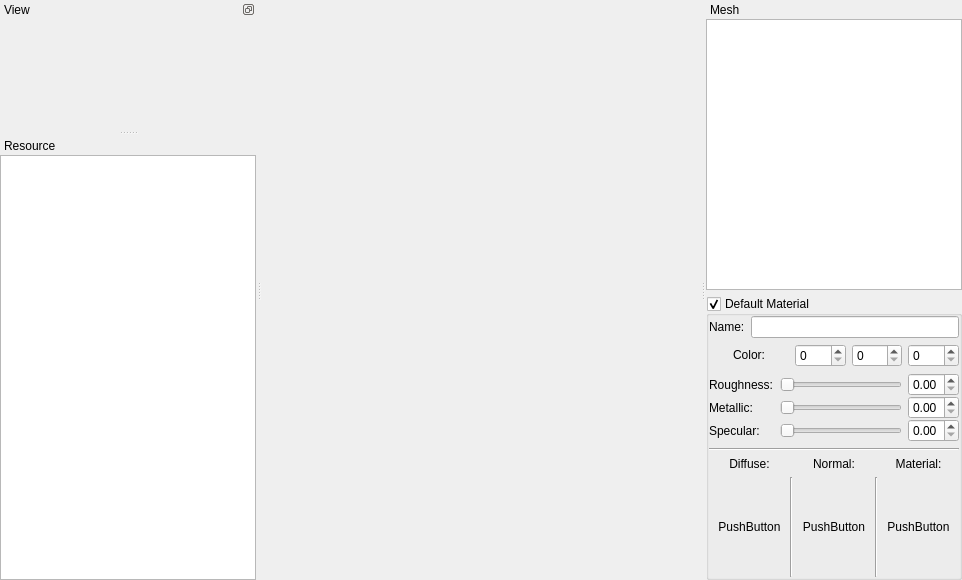
<?xml version="1.0" encoding="UTF-8"?>
<ui version="4.0">
 <class>EditorWindow</class>
 <widget class="QMainWindow" name="EditorWindow">
  <property name="geometry">
   <rect>
    <x>0</x>
    <y>0</y>
    <width>962</width>
    <height>580</height>
   </rect>
  </property>
  <property name="sizePolicy">
   <sizepolicy hsizetype="Preferred" vsizetype="Preferred">
    <horstretch>0</horstretch>
    <verstretch>0</verstretch>
   </sizepolicy>
  </property>
  <property name="minimumSize">
   <size>
    <width>100</width>
    <height>0</height>
   </size>
  </property>
  <property name="maximumSize">
   <size>
    <width>16777215</width>
    <height>16777215</height>
   </size>
  </property>
  <property name="windowTitle">
   <string>MainWindow</string>
  </property>
  <widget class="QWidget" name="centralwidget">
   <layout class="QVBoxLayout" name="verticalLayout_2">
    <property name="leftMargin">
     <number>0</number>
    </property>
    <property name="topMargin">
     <number>5</number>
    </property>
    <property name="rightMargin">
     <number>5</number>
    </property>
    <property name="bottomMargin">
     <number>0</number>
    </property>
   </layout>
  </widget>
  <widget class="QMenuBar" name="menubar">
   <property name="geometry">
    <rect>
     <x>0</x>
     <y>0</y>
     <width>962</width>
     <height>21</height>
    </rect>
   </property>
  </widget>
  <widget class="FullScreenDock" name="viewDockWidget">
   <property name="sizePolicy">
    <sizepolicy hsizetype="Expanding" vsizetype="Expanding">
     <horstretch>4</horstretch>
     <verstretch>4</verstretch>
    </sizepolicy>
   </property>
   <property name="minimumSize">
    <size>
     <width>60</width>
     <height>62</height>
    </size>
   </property>
   <property name="features">
    <set>QDockWidget::DockWidgetFloatable|QDockWidget::DockWidgetMovable</set>
   </property>
   <property name="windowTitle">
    <string>View</string>
   </property>
   <attribute name="dockWidgetArea">
    <number>1</number>
   </attribute>
   <widget class="QWidget" name="viewDockContent">
    <property name="sizePolicy">
     <sizepolicy hsizetype="Preferred" vsizetype="Preferred">
      <horstretch>4</horstretch>
      <verstretch>0</verstretch>
     </sizepolicy>
    </property>
    <layout class="QVBoxLayout" name="verticalLayout_6">
     <property name="leftMargin">
      <number>0</number>
     </property>
     <property name="topMargin">
      <number>0</number>
     </property>
     <property name="rightMargin">
      <number>0</number>
     </property>
     <property name="bottomMargin">
      <number>0</number>
     </property>
     <item>
      <widget class="RendererWidget" name="glWidget" native="true">
       <property name="enabled">
        <bool>true</bool>
       </property>
       <property name="sizePolicy">
        <sizepolicy hsizetype="Preferred" vsizetype="Preferred">
         <horstretch>4</horstretch>
         <verstretch>4</verstretch>
        </sizepolicy>
       </property>
       <property name="minimumSize">
        <size>
         <width>60</width>
         <height>40</height>
        </size>
       </property>
       <property name="maximumSize">
        <size>
         <width>16777215</width>
         <height>16777215</height>
        </size>
       </property>
      </widget>
     </item>
    </layout>
   </widget>
  </widget>
  <widget class="QDockWidget" name="dockWidgetMesh">
   <property name="sizePolicy">
    <sizepolicy hsizetype="Preferred" vsizetype="Preferred">
     <horstretch>1</horstretch>
     <verstretch>0</verstretch>
    </sizepolicy>
   </property>
   <property name="minimumSize">
    <size>
     <width>240</width>
     <height>387</height>
    </size>
   </property>
   <property name="features">
    <set>QDockWidget::DockWidgetMovable</set>
   </property>
   <property name="windowTitle">
    <string>Mesh</string>
   </property>
   <attribute name="dockWidgetArea">
    <number>2</number>
   </attribute>
   <widget class="QWidget" name="meshDockContent">
    <property name="sizePolicy">
     <sizepolicy hsizetype="Preferred" vsizetype="Preferred">
      <horstretch>1</horstretch>
      <verstretch>0</verstretch>
     </sizepolicy>
    </property>
    <layout class="QVBoxLayout" name="verticalLayout_5">
     <property name="leftMargin">
      <number>0</number>
     </property>
     <property name="topMargin">
      <number>0</number>
     </property>
     <property name="rightMargin">
      <number>0</number>
     </property>
     <property name="bottomMargin">
      <number>0</number>
     </property>
     <item>
      <widget class="QTreeWidget" name="meshView">
       <property name="sizePolicy">
        <sizepolicy hsizetype="Expanding" vsizetype="Expanding">
         <horstretch>1</horstretch>
         <verstretch>0</verstretch>
        </sizepolicy>
       </property>
       <attribute name="headerVisible">
        <bool>false</bool>
       </attribute>
       <column>
        <property name="text">
         <string notr="true">1</string>
        </property>
       </column>
      </widget>
     </item>
     <item>
      <widget class="QGroupBox" name="DefaultMaterialWidget">
       <property name="enabled">
        <bool>true</bool>
       </property>
       <property name="title">
        <string>Default Material</string>
       </property>
       <property name="flat">
        <bool>false</bool>
       </property>
       <property name="checkable">
        <bool>true</bool>
       </property>
       <layout class="QVBoxLayout" name="verticalLayout_4">
        <property name="leftMargin">
         <number>0</number>
        </property>
        <property name="topMargin">
         <number>0</number>
        </property>
        <property name="rightMargin">
         <number>0</number>
        </property>
        <property name="bottomMargin">
         <number>0</number>
        </property>
        <item>
         <layout class="QHBoxLayout" name="horizontalLayout_2">
          <property name="spacing">
           <number>6</number>
          </property>
          <item>
           <widget class="QLabel" name="label">
            <property name="text">
             <string>Name:</string>
            </property>
           </widget>
          </item>
          <item>
           <widget class="QLineEdit" name="dm_materialName"/>
          </item>
         </layout>
        </item>
        <item>
         <layout class="QHBoxLayout" name="horizontalLayout_3">
          <property name="spacing">
           <number>6</number>
          </property>
          <item>
           <widget class="QPushButton" name="dm_selectColor">
            <property name="text">
             <string>Color:</string>
            </property>
            <property name="flat">
             <bool>true</bool>
            </property>
           </widget>
          </item>
          <item>
           <widget class="QSpinBox" name="dm_colorR">
            <property name="maximum">
             <number>255</number>
            </property>
           </widget>
          </item>
          <item>
           <widget class="QSpinBox" name="dm_colorG">
            <property name="maximum">
             <number>255</number>
            </property>
           </widget>
          </item>
          <item>
           <widget class="QSpinBox" name="dm_colorB">
            <property name="maximum">
             <number>255</number>
            </property>
           </widget>
          </item>
         </layout>
        </item>
        <item>
         <layout class="QGridLayout" name="gridLayout">
          <property name="verticalSpacing">
           <number>0</number>
          </property>
          <item row="0" column="1">
           <widget class="QSlider" name="dm_roughnessSlider">
            <property name="maximum">
             <number>1000</number>
            </property>
            <property name="tracking">
             <bool>true</bool>
            </property>
            <property name="orientation">
             <enum>Qt::Horizontal</enum>
            </property>
           </widget>
          </item>
          <item row="1" column="0">
           <widget class="QLabel" name="label_4">
            <property name="text">
             <string>Metallic:</string>
            </property>
           </widget>
          </item>
          <item row="0" column="0">
           <widget class="QLabel" name="label_3">
            <property name="text">
             <string>Roughness:</string>
            </property>
           </widget>
          </item>
          <item row="2" column="2">
           <widget class="QDoubleSpinBox" name="dm_metallicVal">
            <property name="maximum">
             <double>1.000000000000000</double>
            </property>
            <property name="singleStep">
             <double>0.050000000000000</double>
            </property>
           </widget>
          </item>
          <item row="2" column="0">
           <widget class="QLabel" name="label_5">
            <property name="text">
             <string>Specular:</string>
            </property>
           </widget>
          </item>
          <item row="1" column="2">
           <widget class="QDoubleSpinBox" name="dm_MetallicVal">
            <property name="maximum">
             <double>1.000000000000000</double>
            </property>
            <property name="singleStep">
             <double>0.050000000000000</double>
            </property>
           </widget>
          </item>
          <item row="0" column="2">
           <widget class="QDoubleSpinBox" name="dm_roughnessVal">
            <property name="maximum">
             <double>1.000000000000000</double>
            </property>
            <property name="singleStep">
             <double>0.050000000000000</double>
            </property>
            <property name="value">
             <double>0.000000000000000</double>
            </property>
           </widget>
          </item>
          <item row="1" column="1">
           <widget class="QSlider" name="dm_metallicSlider">
            <property name="maximum">
             <number>1000</number>
            </property>
            <property name="orientation">
             <enum>Qt::Horizontal</enum>
            </property>
           </widget>
          </item>
          <item row="2" column="1">
           <widget class="QSlider" name="dm_specularSlider">
            <property name="maximum">
             <number>1000</number>
            </property>
            <property name="orientation">
             <enum>Qt::Horizontal</enum>
            </property>
           </widget>
          </item>
         </layout>
        </item>
        <item>
         <widget class="Line" name="line">
          <property name="orientation">
           <enum>Qt::Horizontal</enum>
          </property>
         </widget>
        </item>
        <item>
         <layout class="QGridLayout" name="gridLayout_2">
          <property name="horizontalSpacing">
           <number>0</number>
          </property>
          <item row="1" column="1">
           <widget class="Line" name="line_2">
            <property name="orientation">
             <enum>Qt::Vertical</enum>
            </property>
           </widget>
          </item>
          <item row="1" column="0">
           <widget class="QPushButton" name="dm_diffuseTex">
            <property name="minimumSize">
             <size>
              <width>0</width>
              <height>100</height>
             </size>
            </property>
            <property name="maximumSize">
             <size>
              <width>150</width>
              <height>100</height>
             </size>
            </property>
            <property name="text">
             <string>PushButton</string>
            </property>
            <property name="flat">
             <bool>true</bool>
            </property>
           </widget>
          </item>
          <item row="1" column="2">
           <widget class="QPushButton" name="dm_NormalTex">
            <property name="minimumSize">
             <size>
              <width>0</width>
              <height>100</height>
             </size>
            </property>
            <property name="maximumSize">
             <size>
              <width>150</width>
              <height>100</height>
             </size>
            </property>
            <property name="text">
             <string>PushButton</string>
            </property>
            <property name="flat">
             <bool>true</bool>
            </property>
           </widget>
          </item>
          <item row="1" column="4">
           <widget class="QPushButton" name="dm_materialTex">
            <property name="minimumSize">
             <size>
              <width>0</width>
              <height>100</height>
             </size>
            </property>
            <property name="maximumSize">
             <size>
              <width>150</width>
              <height>100</height>
             </size>
            </property>
            <property name="text">
             <string>PushButton</string>
            </property>
            <property name="flat">
             <bool>true</bool>
            </property>
           </widget>
          </item>
          <item row="0" column="0">
           <widget class="QLabel" name="label_8">
            <property name="text">
             <string>Diffuse:</string>
            </property>
            <property name="alignment">
             <set>Qt::AlignCenter</set>
            </property>
           </widget>
          </item>
          <item row="0" column="4">
           <widget class="QLabel" name="label_10">
            <property name="text">
             <string>Material:</string>
            </property>
            <property name="alignment">
             <set>Qt::AlignCenter</set>
            </property>
           </widget>
          </item>
          <item row="0" column="2">
           <widget class="QLabel" name="label_9">
            <property name="text">
             <string>Normal:</string>
            </property>
            <property name="alignment">
             <set>Qt::AlignCenter</set>
            </property>
           </widget>
          </item>
          <item row="1" column="3">
           <widget class="Line" name="line_3">
            <property name="orientation">
             <enum>Qt::Vertical</enum>
            </property>
           </widget>
          </item>
         </layout>
        </item>
       </layout>
      </widget>
     </item>
    </layout>
   </widget>
  </widget>
  <widget class="QDockWidget" name="resourceDockWidget">
   <property name="sizePolicy">
    <sizepolicy hsizetype="MinimumExpanding" vsizetype="MinimumExpanding">
     <horstretch>4</horstretch>
     <verstretch>1</verstretch>
    </sizepolicy>
   </property>
   <property name="minimumSize">
    <size>
     <width>79</width>
     <height>95</height>
    </size>
   </property>
   <property name="features">
    <set>QDockWidget::DockWidgetMovable</set>
   </property>
   <property name="windowTitle">
    <string>Resource</string>
   </property>
   <attribute name="dockWidgetArea">
    <number>1</number>
   </attribute>
   <widget class="QWidget" name="resourceDockContent">
    <property name="sizePolicy">
     <sizepolicy hsizetype="Preferred" vsizetype="Preferred">
      <horstretch>4</horstretch>
      <verstretch>0</verstretch>
     </sizepolicy>
    </property>
    <layout class="QVBoxLayout" name="verticalLayout">
     <property name="leftMargin">
      <number>0</number>
     </property>
     <property name="topMargin">
      <number>0</number>
     </property>
     <property name="rightMargin">
      <number>0</number>
     </property>
     <property name="bottomMargin">
      <number>0</number>
     </property>
     <item>
      <widget class="ResourceViewWidget" name="resourceWidget">
       <property name="sizePolicy">
        <sizepolicy hsizetype="Expanding" vsizetype="Expanding">
         <horstretch>4</horstretch>
         <verstretch>1</verstretch>
        </sizepolicy>
       </property>
       <property name="lineWidth">
        <number>0</number>
       </property>
       <property name="tabKeyNavigation">
        <bool>false</bool>
       </property>
       <property name="dragDropMode">
        <enum>QAbstractItemView::DropOnly</enum>
       </property>
       <property name="selectionMode">
        <enum>QAbstractItemView::SingleSelection</enum>
       </property>
       <property name="iconSize">
        <size>
         <width>97</width>
         <height>97</height>
        </size>
       </property>
       <property name="verticalScrollMode">
        <enum>QAbstractItemView::ScrollPerPixel</enum>
       </property>
       <property name="horizontalScrollMode">
        <enum>QAbstractItemView::ScrollPerItem</enum>
       </property>
       <property name="movement">
        <enum>QListView::Static</enum>
       </property>
       <property name="flow">
        <enum>QListView::LeftToRight</enum>
       </property>
       <property name="isWrapping" stdset="0">
        <bool>true</bool>
       </property>
       <property name="resizeMode">
        <enum>QListView::Adjust</enum>
       </property>
       <property name="spacing">
        <number>0</number>
       </property>
       <property name="viewMode">
        <enum>QListView::IconMode</enum>
       </property>
       <property name="uniformItemSizes">
        <bool>true</bool>
       </property>
       <property name="selectionRectVisible">
        <bool>false</bool>
       </property>
       <property name="sortingEnabled">
        <bool>true</bool>
       </property>
      </widget>
     </item>
    </layout>
   </widget>
  </widget>
  <zorder>resourceDockWidget</zorder>
  <zorder>dockWidgetMesh</zorder>
 </widget>
 <customwidgets>
  <customwidget>
   <class>RendererWidget</class>
   <extends>QWidget</extends>
   <header>TIMEditor/rendererwidget.h</header>
   <container>1</container>
  </customwidget>
  <customwidget>
   <class>ResourceViewWidget</class>
   <extends>QListWidget</extends>
   <header>TIMEditor/ResourceViewWidget.h</header>
  </customwidget>
  <customwidget>
   <class>FullScreenDock</class>
   <extends>QDockWidget</extends>
   <header location="global">TIMEditor/FullScreenDock.h</header>
   <container>1</container>
  </customwidget>
 </customwidgets>
 <resources/>
 <connections/>
</ui>
